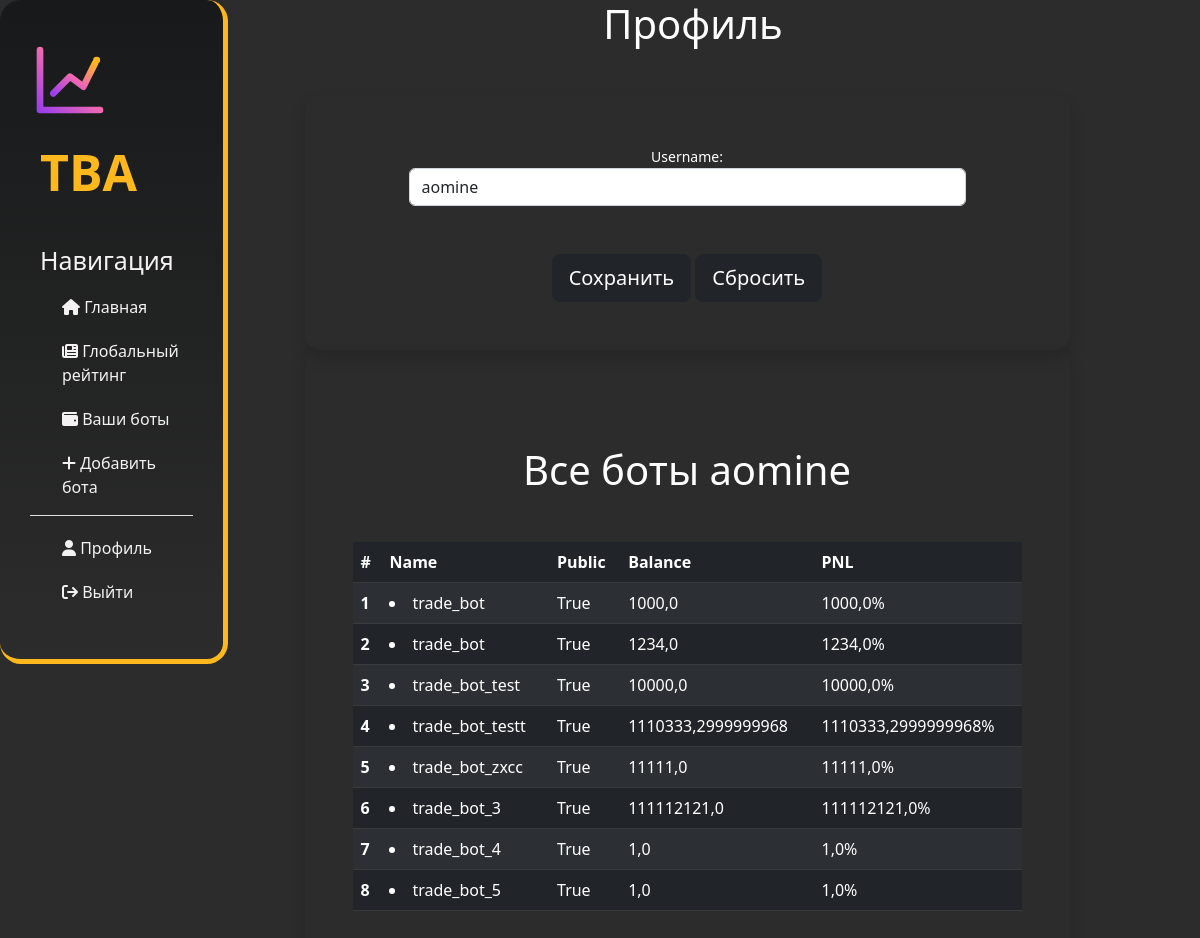
The app's page /user/userprofile/1 (signed in), older data.
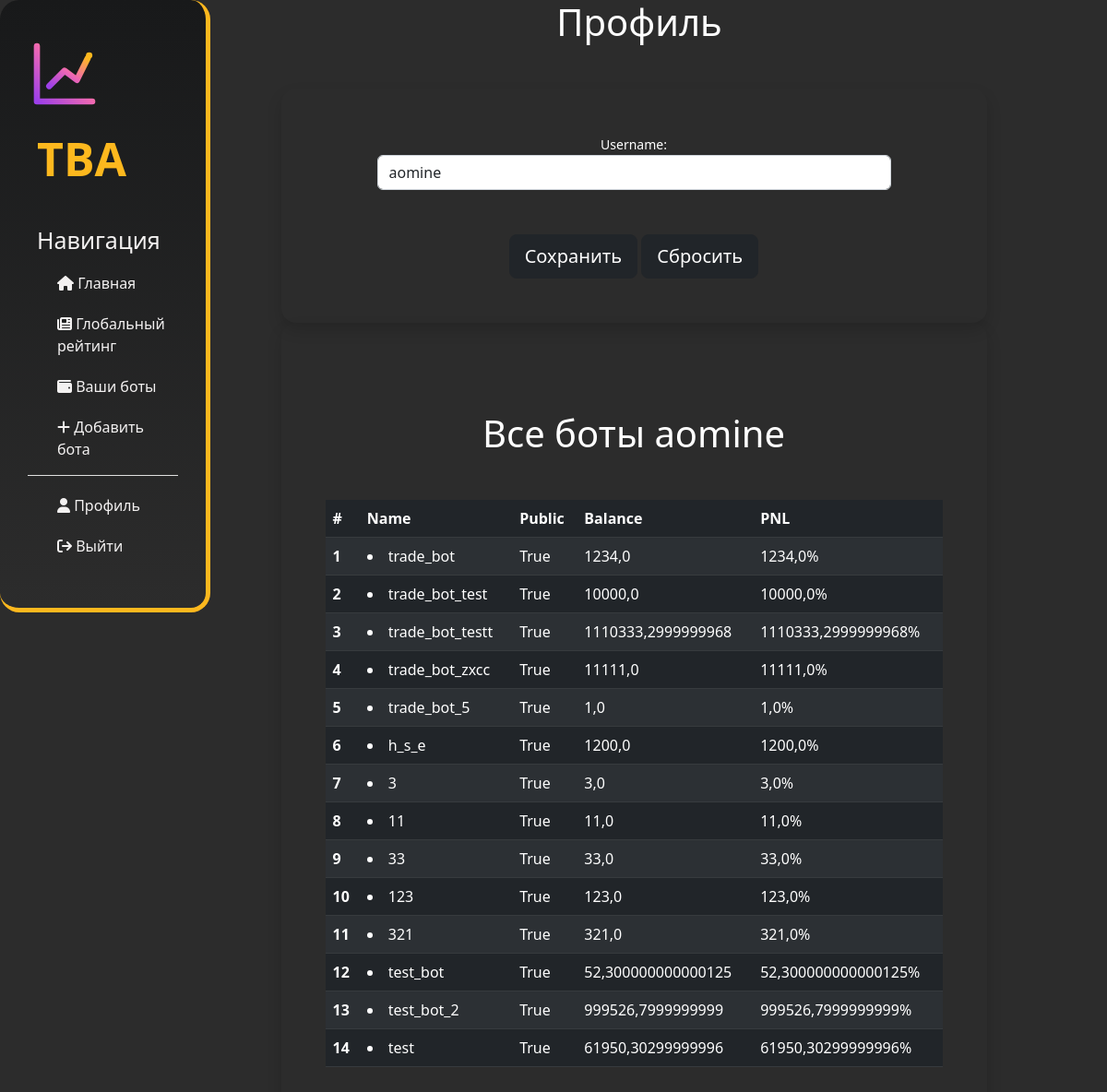
The same page, newer data.
### bot/models.py (models this page shows, shortened)
class Bot(models.Model):
    user_id = models.IntegerField()
    bot_name = models.CharField(max_length=255, default='trade_bot')
    token = models.CharField(max_length=255, default='key')
    is_public = models.BooleanField(default=True)
    balance = models.FloatField()
    base_balance = models.FloatField()
    amount_BNBBUSD = models.IntegerField(default=0)
    amount_BTCBUSD = models.IntegerField(default=0)
    amount_ETHBUSD = models.IntegerField(default=0)
    amount_LTCBUSD = models.IntegerField(default=0)
    amount_TRXBUSD = models.IntegerField(default=0)
    amount_XRPBUSD = models.IntegerField(default=0)

### user_reg/views.py (the view)
# urls.py: path('userprofile/<int:id>', user_profile, name='userprofile'),
def user_profile(request, id):
    if request.user.is_authenticated:
        if id == request.user.id:
            if request.method == 'POST':
                form = UpdateProfileForm(request.POST, request.FILES, instance=request.user)
                if form.is_valid():
                    form.save()
                    return redirect('userprofile', id=id)
                else:
                    return render(request, 'userprofile.html', {'form': form})
            else:
                form = UpdateProfileForm(instance=request.user)
                context = {
                    'user': User.objects.get(id=id),
                    'bots': Bot.objects.filter(user_id=id),
                    'form': form,
                }
                return render(request, 'userprofile.html', context)
        else:
            return profile(request, id)
    else:
        return HttpResponseRedirect('/user/login/')

### user_reg/forms.py
class UpdateProfileForm(forms.ModelForm):
    username = forms.CharField(max_length=100,
                               required=True,
                               widget=forms.TextInput(attrs={'class': 'form-control'}))
    class Meta:
        model = User
        fields = ['username']

### templates/userprofile.html (shortened to what this page needs)
{% extends 'layout.html' %}
{% load static %}
{% load django_template_maths %}
{% block content %}
    <div class="col-14 container">
        <h1 class="text-center text-white">
        </h1>
        <div class="container">
            <div class="row mt-5">
                <div class="shadow col-lg-10  p-5 text-white rounded-4 mx-auto text-center">
                    <div class="form-group">
                        <form method="post" enctype="multipart/form-data">
                            <div class="form-row ">
                                <div class="mx-2">
                                    <div class="form-group mx-5">
                                        <label class="small ">Username:</label>
                                        {{ form.username }}
                                    </div>
                                </div>
                            </div>
                            <br><br>
                            <button type="submit" class="btn btn-dark btn-lg">Сохранить</button>
                            <button type="reset" class="btn btn-dark btn-lg">Сбросить</button>
                        </form>
                    </div>
                </div>
            </div>
        </div>
        <div class="container">
            <div class="row mt-10">
                <div class="shadow col-lg-10 p-5 text-white rounded-4 mx-auto">
                    <table class="table table-striped table-dark">
                        <h1 class="text-white text-center my-5"> Все боты {{ user.username }} </h1>
                        {% if bots %}
                            <thead>
                            <tr>
                                <th scope="col">#</th>
                                <th scope="col">Name</th>
                                <th scope="col">Public</th>
                                <th scope="col">Balance</th>
                                <th scope="col">PNL</th>
                            </tr>
                            </thead>
                            <tbody>
                            {% for bots_i in bots %}
                                <tr>
                                    <th scope="row"> {{ forloop.counter }} </th>
                                    <td>
                                        <a class="nav-link" href="{% url 'bot_detail' bots_i.id %}">
                                            <li>{{ bots_i.bot_name }}</li>
                                        </a>
                                    </td>
                                    <td> {{ bots_i.is_public }} </td>
                                    <td>{{ bots_i.balance|add_decimal:2 }}</td>
                                    <td>{{ bots_i.balance|percent_of_number:bots_i.base_balance|add_decimal:2|sub:100 }}%</td>
                                </tr>
                            {% endfor %}
                            </tbody>
                            </table>
                        {% else %}
                            <h4 class="text-white text-center my-5"> Пока нет ботов :c </h4>
                        {% endif %}
                </div>
            </div>
        </div>
    </div>
{% endblock content %}

Row changes from the older to the newer data that the page shows:
removed Bot: bot_name "trade_bot", is_public "True", balance|add_decimal "1000,0", balance|percent_of_number "1000,0"
removed Bot: bot_name "trade_bot_3", is_public "True", balance|add_decimal "111112121,0", balance|percent_of_number "111112121,0"
removed Bot: bot_name "trade_bot_4", is_public "True", balance|add_decimal "1,0", balance|percent_of_number "1,0"
added Bot: bot_name "h_s_e", is_public "True", balance|add_decimal "1200,0", balance|percent_of_number "1200,0"
added Bot: bot_name "3", is_public "True", balance|add_decimal "3,0", balance|percent_of_number "3,0"
added Bot: bot_name "11", is_public "True", balance|add_decimal "11,0", balance|percent_of_number "11,0"
added Bot: bot_name "33", is_public "True", balance|add_decimal "33,0", balance|percent_of_number "33,0"
added Bot: bot_name "123", is_public "True", balance|add_decimal "123,0", balance|percent_of_number "123,0"
added Bot: bot_name "321", is_public "True", balance|add_decimal "321,0", balance|percent_of_number "321,0"
added Bot: bot_name "test_bot", is_public "True", balance|add_decimal "52,300000000000125", balance|percent_of_number "52,300000000000125"
added Bot: bot_name "test_bot_2", is_public "True", balance|add_decimal "999526,7999999999", balance|percent_of_number "999526,7999999999"
added Bot: bot_name "test", is_public "True", balance|add_decimal "61950,30299999996", balance|percent_of_number "61950,30299999996"
